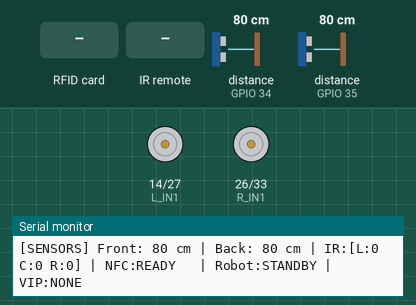
The sketch below on a simulated ESP32. On the bench: motor-driver pin pairs drawn as motors (green arrow = first pin HIGH = forward, orange = second pin HIGH = backward, longer = more drive, scaled by the enable pin), the last lines printed to the serial monitor. Wiring (inferred from the names in the program): 2 × ultrasonic range finder: trigger GPIO 18, echo GPIO 34 / trigger GPIO 19, echo GPIO 35; 3 × IR receiver: data GPIO 22 / data GPIO 23 / data GPIO 32. The test bench sets the inputs (shaded band); at power-on: distance to the obstacle (sensors on GPIO 34, GPIO 35) 80 cm. The echo pulse lasts 58.3 µs per cm; WiFi joins after 1.5 s; servers stay silent unless stated; uploads are accepted with an empty reply.

Above: at 3.3 s.
3.4 s: RFID card 53 D3 05 72 42 00 01 held to the reader
At 6.1 s:
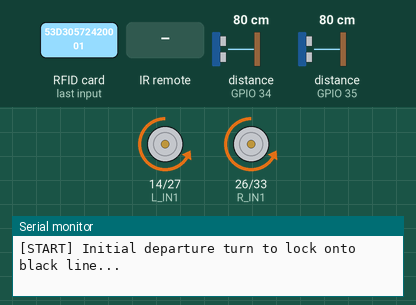
6.4 s: distance to the obstacle (sensor on GPIO 34) set to 2 cm
8.8 s: distance to the obstacle (sensor on GPIO 35) set to 2 cm
10.9 s: distance to the obstacle (sensor on GPIO 34) set to 18 cm
13.1 s: infrared code 0x00 received
At 13.5 s:
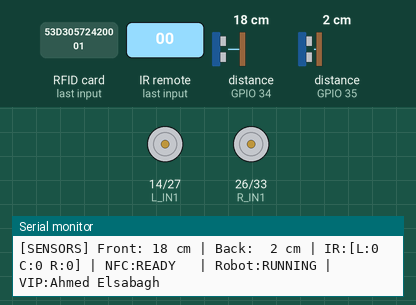
14.6 s: infrared code 0x00 received
At 14.9 s:
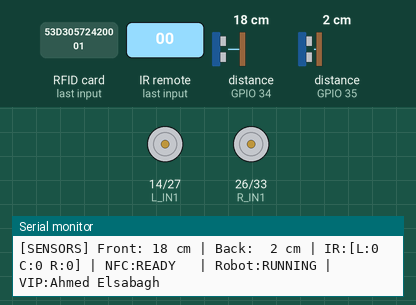
Timing chart, 0 to 17.1 s (numbered marks = the images above; inputs shaded):
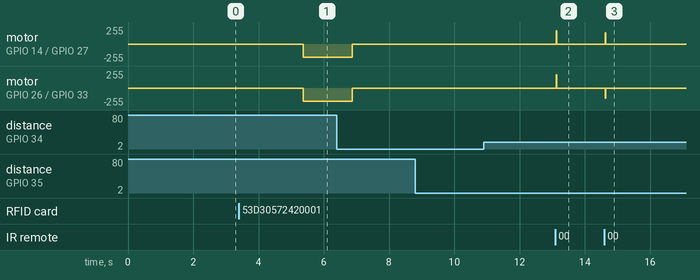

Measured:
- after the input at 3.4 s, motor on GPIO 14 (L_IN1) / GPIO 27 (L_IN2), motor on GPIO 26 (R_IN1) / GPIO 33 (R_IN2): stopped → backward 200/255 after 2.0 s
- after the input at 13.1 s, motor on GPIO 14 (L_IN1) / GPIO 27 (L_IN2), motor on GPIO 26 (R_IN1) / GPIO 33 (R_IN2): stopped → forward 200/255 at once, → stopped 0.01 s later
- after the input at 14.6 s, motor on GPIO 14 (L_IN1) / GPIO 27 (L_IN2): stopped → forward 170/255 at once, → stopped 0.02 s later; motor on GPIO 26 (R_IN1) / GPIO 33 (R_IN2): stopped → backward 150/255 at once, → stopped 0.02 s later

The sketch:

VIP_Humanoid_ESP32_WiFi.ino
```cpp
#include <Arduino.h>
#include <WiFi.h>
#include <HTTPClient.h>
#include <ESPmDNS.h>
#include <SPI.h>
#include <MFRC522.h>

// ======================================================================================
// 1. WI-FI & SERVER TELEMETRY CONFIGURATION
// ======================================================================================
const char* WIFI_SSID       = "Ali";                 // Hotspot name
const char* WIFI_PASSWORD   = "12345679";            // Hotspot password
const char* AURA_AUTH_TOKEN = "AURA-EJUST-VIP-2026-TOKEN";

const char* SERVER_BASE_URL = "http://10.103.194.178:8080";
String currentServerUrl     = SERVER_BASE_URL;

// ======================================================================================
// 2. PIN DEFINITIONS (EXACT USER HARDWARE MATCH)
// ======================================================================================

// ---------- IR SENSORS ----------
#define IR_L 32
#define IR_C 23  // Middle sensor for the perfect black tape
#define IR_R 22

// ---------- L293D / L298N MOTOR DRIVER ----------
#define L_IN1 14
#define L_IN2 27
#define L_EN  25

#define R_IN1 26
#define R_IN2 33
#define R_EN  13

// Backward-compatibility aliases
#define IN1 L_IN1
#define IN2 L_IN2
#define IN3 R_IN1
#define IN4 R_IN2

// ---------- FRONT ULTRASONIC ----------
#define F_TRIG 18
#define F_ECHO 34

// ---------- REAR ULTRASONIC ----------
#define B_TRIG 19
#define B_ECHO 35

// ---------- MFRC522 RC522 RFID READER ----------
#define NFC_SS_PIN    5     // RC522 SDA / SS -> D5
#define NFC_RST_PIN   2     // RC522 RST      -> D2
#define NFC_SCK_PIN   15    // RC522 SCK      -> D15
#define NFC_MISO_PIN  16    // RC522 MISO     -> RX2
#define NFC_MOSI_PIN  17    // RC522 MOSI     -> TX2

// ======================================================================================
// 3. SETTINGS & KINEMATICS (PROVEN PERFECT VALUES)
// ======================================================================================
#define ON_LINE           LOW  // 1 on Black Tape, 0 on White Floor (LOW = Detected)
#define L_SPEED           170  // Reduced speed for faster left motor
#define R_SPEED           150  // Higher speed for slower right motor
#define SPEED             200  // General forward reference
#define TURN_SPEED        200  // Turning speed
#define TIME_SPIN_90      1500 // Calibrate for the initial departure turn
#define TIME_SPIN_180     3000 // Estimated from 160-degree result at 1500 ms; calibrate on floor
#define TIME_PIVOT_90     1500 // Initial estimate: half the 180-degree pivot time
#define THEATRE_WAIT_MS   10000// Wait 10 seconds at the theatre
#define MARKER_CONFIRM_MS 50   // Require all three IR sensors on black briefly
#define OBSTACLE_DISTANCE 15   // Emergency stop distance in cm

// ======================================================================================
// 4. REGISTERED VIP GUEST CARDS TABLE (Sheet2 + Official Replacements)
// ======================================================================================
struct VIPCard {
  const char* code;
  const char* name;
  uint8_t id;
};

const VIPCard VIP_CARDS[] = {
  {"53D30572420001", "Ahmed Elsabagh", 1},
  {"53D80572420001", "Amr Eltawil", 2},
  {"53DA0572420001", "Fukoda", 3},
  {"53D90572420001", "Haitham El-Hussieny", 4},
  {"53DB0572420001", "Maha Elsabrouty", 5},
  {"53C80572420001", "Ahmed M.R. Fath EL-Bab", 6},
  {"53C30572420001", "Ayman Nada", 7},
  {"53C10572420001", "Sameh Sherif", 8},
  {"53C90572420001", "Mohamed Nasef", 9},
  {"53C20572420001", "Wael Khaireldin", 10},
  {"53CA0572420001", "Mohamed Gouda", 11},
  {"53BB0572420001", "Mohamed Adel", 12},
  {"53D00572420001", "Ahmed Abd El-Malek", 13},
  {"53D10572420001", "Marwan Yasser",  14},
  // Fallbacks
  {"53B80572420001", "VIP Guest 14", 14},
  {"53B90572420001", "VIP Guest 15", 15},
  {"53BA0572420001", "VIP Guest 16", 16},
  {"53C00572420001", "VIP Guest 17", 17},
  {"53CB0572420001", "VIP Guest 18", 18},
  {"53D10572420001", "VIP Guest 19", 19},
  {"53D20572420001", "VIP Guest 20", 20},
  {"53E00572420001", "VIP Guest 21", 21}
};
const int TOTAL_VIP_CARDS = sizeof(VIP_CARDS) / sizeof(VIP_CARDS[0]);

MFRC522 rfid(NFC_SS_PIN, NFC_RST_PIN);

bool robotRunning = false;
bool firstDeparture = true;
bool markerArmed = false;
unsigned long markerCandidateSince = 0;
bool nextMarkerTurns = true; // Alternate: first marker = 180 turn, next marker = stop, repeat

enum TripState {
  GOING_TO_THEATRE,
  RETURNING_TO_START
};
TripState tripState = GOING_TO_THEATRE;
int activeGuestId = 0;
String activeGuestName = "NONE";
String activeCardUid = "NONE";
unsigned long lastNfcScanTime = 0;
unsigned long lastTelemetryTime = 0;

String normalizeUid(const String& raw) {
  String clean = "";
  for (size_t i = 0; i < raw.length(); i++) {
    char c = raw[i];
    if (c != ':' && c != '-' && c != ' ') {
      clean += (char)toupper(c);
    }
  }
  return clean;
}

// ======================================================================================
// 5. MOTOR CONTROL (Tested L298N + Right Motor Polarity Reversed)
// ======================================================================================

// Apply separate speeds to compensate for faster left motor
void setSpeed() {
  analogWrite(L_EN, L_SPEED);
  analogWrite(R_EN, R_SPEED);
}

// Apply turn speeds
void setTurnSpeed() {
  analogWrite(L_EN, TURN_SPEED);
  analogWrite(R_EN, TURN_SPEED);
}

// Stop both motors
void stopMotors() {
  digitalWrite(L_IN1, LOW);
  digitalWrite(L_IN2, LOW);

  digitalWrite(R_IN1, LOW);
  digitalWrite(R_IN2, LOW);

  analogWrite(L_EN, 0);
  analogWrite(R_EN, 0);
}

// Alias for stop()
void stop() {
  stopMotors();
}

void stopRobot() {
  stopMotors();
}

// Forward: both wheels drive forward straight
void forward() {
  setSpeed();

  digitalWrite(L_IN1, HIGH);
  digitalWrite(L_IN2, LOW);

  // Reversed right motor: LOW / HIGH drives forward
  digitalWrite(R_IN1, LOW);
  digitalWrite(R_IN2, HIGH);
}

// Backward: both wheels drive backward safely
void backward() {
  setSpeed();

  digitalWrite(L_IN1, LOW);
  digitalWrite(L_IN2, HIGH);

  // Reversed right motor: HIGH / LOW drives backward
  digitalWrite(R_IN1, HIGH);
  digitalWrite(R_IN2, LOW);
}

// Turn right: Left wheel forward, Right wheel backward
void right() {
  setTurnSpeed();

  digitalWrite(L_IN1, HIGH);
  digitalWrite(L_IN2, LOW);

  // Reversed right motor: HIGH / LOW drives backward
  digitalWrite(R_IN1, HIGH);
  digitalWrite(R_IN2, LOW);
}

// Turn left: Left wheel backward, Right wheel forward
void left() {
  setTurnSpeed();

  digitalWrite(L_IN1, LOW);
  digitalWrite(L_IN2, HIGH);

  // Reversed right motor: LOW / HIGH drives forward
  digitalWrite(R_IN1, LOW);
  digitalWrite(R_IN2, HIGH);
}

// Pivot in place 180 degrees: left wheel backward, right wheel forward.
void spin180() {
  setTurnSpeed();
  digitalWrite(L_IN1, LOW);
  digitalWrite(L_IN2, HIGH);
  digitalWrite(R_IN1, LOW);
  digitalWrite(R_IN2, HIGH);
}

// Pivot left in place for approximately 90 degrees to lock onto line.
void spinLeft90InPlace() {
  setTurnSpeed();
  digitalWrite(L_IN1, LOW);
  digitalWrite(L_IN2, HIGH);
  digitalWrite(R_IN1, LOW);
  digitalWrite(R_IN2, HIGH);
  delay(TIME_PIVOT_90);
  stopMotors();
}

// ======================================================================================
// 6. ULTRASONIC DISTANCE
// ======================================================================================
int distanceCM(int trig, int echo) {
  digitalWrite(trig, LOW);
  delayMicroseconds(2);

  digitalWrite(trig, HIGH);
  delayMicroseconds(10);
  digitalWrite(trig, LOW);

  unsigned long duration = pulseIn(echo, HIGH, 12000);

  if (duration == 0) {
    return 999;  // No echo detected
  }

  return duration / 58;
}

// ======================================================================================
// 7. WI-FI TELEMETRY TO LOCAL RELAY BRIDGE & AURA PHONE SCREEN
// ======================================================================================
void postTelemetry(const String& event, const String& extraJson = "") {
  if (WiFi.status() != WL_CONNECTED) return;

  int frontDist = distanceCM(F_TRIG, F_ECHO);
  int backDist  = distanceCM(B_TRIG, B_ECHO);

  bool L = digitalRead(IR_L) == ON_LINE;
  bool C = digitalRead(IR_C) == ON_LINE;
  bool R = digitalRead(IR_R) == ON_LINE;
  String irStr = String(L ? "1" : "0") + String(C ? "1" : "0") + String(R ? "1" : "0");

  String rState = robotRunning ? (tripState == GOING_TO_THEATRE ? "ESCORTING" : "RETURNING") : "STANDBY";

  String payload = "{\"token\":\"" + String(AURA_AUTH_TOKEN) +
                   "\",\"event\":\"" + event +
                   "\",\"state\":\"" + rState +
                   "\",\"dist\":" + String(frontDist) +
                   ",\"back_dist\":" + String(backDist) +
                   ",\"ir\":\"" + irStr + "\"" +
                   ",\"uid\":\"" + activeCardUid + "\"" +
                   ",\"guest\":\"" + activeGuestName + "\"" +
                   ",\"name\":\"" + activeGuestName + "\"" +
                   extraJson + "}";

  HTTPClient http;
  http.begin(currentServerUrl + "/api/esp32/telemetry");
  http.addHeader("Content-Type", "application/json");
  http.setTimeout(120); // Fast timeout so it never blocks motor loop
  http.POST(payload);
  http.end();
}

// ======================================================================================
// 8. NFC CARD SCAN (START TRIGGER)
// ======================================================================================
bool checkNfcTap() {
  if (!rfid.PICC_IsNewCardPresent()) return false;
  if (!rfid.PICC_ReadCardSerial()) return false;

  unsigned long now = millis();
  if (now - lastNfcScanTime < 1500) return false;
  lastNfcScanTime = now;

  String uidStr = "";
  for (byte i = 0; i < rfid.uid.size; i++) {
    if (rfid.uid.uidByte[i] < 0x10) uidStr += "0";
    uidStr += String(rfid.uid.uidByte[i], HEX);
  }
  uidStr.toUpperCase();
  activeCardUid = uidStr;

  rfid.PICC_HaltA();
  rfid.PCD_StopCrypto1();

  String formattedUid = "";
  for (size_t i = 0; i < uidStr.length(); i++) {
    formattedUid += uidStr[i];
    if (i % 2 == 1 && i < uidStr.length() - 1) formattedUid += ":";
  }

  Serial.println("\n=======================================================");
  Serial.printf(">>> [NFC SCANNED] Card UID: %s (%s)\n", formattedUid.c_str(), uidStr.c_str());

  int matchedIdx = -1;
  for (int i = 0; i < TOTAL_VIP_CARDS; i++) {
    if (uidStr.equalsIgnoreCase(normalizeUid(VIP_CARDS[i].code))) {
      matchedIdx = i;
      break;
    }
  }

  if (matchedIdx >= 0) {
    activeGuestId = VIP_CARDS[matchedIdx].id;
    activeGuestName = VIP_CARDS[matchedIdx].name;
    Serial.printf(">>> [VIP VERIFIED] Welcome %s (Guest ID: %d)!\n", activeGuestName.c_str(), activeGuestId);
    Serial.println("=======================================================\n");

    // Instantly notify AURA Phone WebApp so AI Face greets the guest by name!
    postTelemetry("NFC_TAP", ",\"valid\":true,\"id\":" + String(activeGuestId) + ",\"name\":\"" + activeGuestName + "\"");
    return true;
  } else {
    Serial.printf(">>> [NFC UNKNOWN] Unregistered Card: %s\n", formattedUid.c_str());
    Serial.println("=======================================================\n");
    postTelemetry("NFC_TAP", ",\"valid\":false,\"reason\":\"UNREGISTERED\"");
    return false;
  }
}

// ======================================================================================
// 9. SETUP
// ======================================================================================
void setup() {
  Serial.begin(115200);
  delay(200);

  Serial.println("\n=======================================================");
  Serial.println("  AURA-EJUST LINE FOLLOWER & VIP ESCORT (WI-FI EDITION)");
  Serial.println("=======================================================");

  // Initialize IR Sensors
  pinMode(IR_L, INPUT);
  pinMode(IR_C, INPUT);
  pinMode(IR_R, INPUT);

  // Initialize Motors
  pinMode(L_IN1, OUTPUT);
  pinMode(L_IN2, OUTPUT);
  pinMode(L_EN, OUTPUT);

  pinMode(R_IN1, OUTPUT);
  pinMode(R_IN2, OUTPUT);
  pinMode(R_EN, OUTPUT);

  stop();

  // Initialize Ultrasonics
  pinMode(F_TRIG, OUTPUT);
  pinMode(F_ECHO, INPUT);

  pinMode(B_TRIG, OUTPUT);
  pinMode(B_ECHO, INPUT);

  stop();

  // Initialize NFC Reader
  pinMode(NFC_RST_PIN, OUTPUT);
  digitalWrite(NFC_RST_PIN, LOW);
  delay(20);
  digitalWrite(NFC_RST_PIN, HIGH);
  delay(50);

  SPI.end();
  SPI.begin(NFC_SCK_PIN, NFC_MISO_PIN, NFC_MOSI_PIN, NFC_SS_PIN);
  rfid.PCD_Init();
  delay(20);
  rfid.PCD_SetAntennaGain(MFRC522::RxGain_max);

  byte nfcVer = rfid.PCD_ReadRegister(MFRC522::VersionReg);
  Serial.println("\n--- HARDWARE SENSOR HEALTH CHECK ---");
  Serial.printf("  Front Ultrasonic (Trig %d, Echo %d) : %d cm\n", F_TRIG, F_ECHO, distanceCM(F_TRIG, F_ECHO));
  Serial.printf("  Back Ultrasonic  (Trig %d, Echo %d) : %d cm\n", B_TRIG, B_ECHO, distanceCM(B_TRIG, B_ECHO));
  Serial.printf("  IR Left   (Pin %d) : %d (%s)\n", IR_L, (digitalRead(IR_L) == ON_LINE), (digitalRead(IR_L) == ON_LINE) ? "TAPE (1)" : "OFF (0)");
  Serial.printf("  IR Center (Pin %d) : %d (%s)\n", IR_C, (digitalRead(IR_C) == ON_LINE), (digitalRead(IR_C) == ON_LINE) ? "TAPE (1)" : "OFF (0)");
  Serial.printf("  IR Right  (Pin %d) : %d (%s)\n", IR_R, (digitalRead(IR_R) == ON_LINE), (digitalRead(IR_R) == ON_LINE) ? "TAPE (1)" : "OFF (0)");
  Serial.printf("  NFC Reader (SDA %d): %s (Version: 0x%02X)\n", NFC_SS_PIN, (nfcVer == 0x00 || nfcVer == 0xFF) ? "OFFLINE" : "READY", nfcVer);
  Serial.println("------------------------------------\n");

  // Connect to Wi-Fi Hotspot
  Serial.printf("[WI-FI] Connecting to SSID: %s\n", WIFI_SSID);
  WiFi.mode(WIFI_STA);
  WiFi.setAutoReconnect(true);
  WiFi.persistent(true);
  WiFi.begin(WIFI_SSID, WIFI_PASSWORD);

  int attempts = 0;
  while (WiFi.status() != WL_CONNECTED && attempts < 25) {
    delay(300);
    Serial.print(".");
    attempts++;
  }

  if (WiFi.status() == WL_CONNECTED) {
    Serial.println("\n[WI-FI] Connected successfully!");
    Serial.printf("[WI-FI] ESP32 IP Address: %s\n", WiFi.localIP().toString().c_str());

    if (MDNS.begin("aura-robot")) {
      IPAddress pcIP = MDNS.queryHost("Ali-Mohamed", 1500);
      if (pcIP != INADDR_NONE) {
        currentServerUrl = "http://" + pcIP.toString() + ":8080";
        Serial.printf("[mDNS] Found Laptop at %s!\n", currentServerUrl.c_str());
      }
    }
    Serial.printf("[WI-FI] Gateway Bridge: %s\n", currentServerUrl.c_str());
    postTelemetry("ONLINE", ",\"ip\":\"" + WiFi.localIP().toString() + "\"");
  } else {
    Serial.println("\n[WI-FI NOTICE] Wi-Fi not connected. Continuing autonomously offline...");
  }

  Serial.println("=======================================================");
  Serial.println("  STANDBY: Scan VIP Card on Reader to Start Escort!");
  Serial.println("=======================================================\n");

  robotRunning = false;
}

// ======================================================================================
// 10. MAIN LOOP: ALTERNATE ENDPOINT ACTIONS + LIVE STREAM TELEMETRY
// At every confirmed crossbar, alternate between a 180-degree turn and stopping for NFC.
// One continuous line is used in both directions.
// ======================================================================================
void loop() {
  unsigned long now = millis();

  // Non-blocking Wi-Fi auto-reconnect check (every 5 seconds)
  static unsigned long lastWifiCheck = 0;
  if (now - lastWifiCheck > 5000) {
    lastWifiCheck = now;
    if (WiFi.status() != WL_CONNECTED) {
      WiFi.reconnect();
    }
  }

  // Stream Live Telemetry to AURA Phone Screen & Serial Monitor (every 300 ms)
  static unsigned long lastTelemetry = 0;
  if (now - lastTelemetry >= 300) {
    lastTelemetry = now;

    int fDist = distanceCM(F_TRIG, F_ECHO);
    int bDist = distanceCM(B_TRIG, B_ECHO);
    bool L = digitalRead(IR_L) == ON_LINE;
    bool C = digitalRead(IR_C) == ON_LINE;
    bool R = digitalRead(IR_R) == ON_LINE;
    byte v = rfid.PCD_ReadRegister(MFRC522::VersionReg);
    const char* nfcStatus = (v == 0x00 || v == 0xFF) ? "OFFLINE" : "READY";

    Serial.printf("[SENSORS] Front:%3d cm | Back:%3d cm | IR:[L:%d C:%d R:%d] | NFC:%-7s | Robot:%-7s | VIP:%s\n",
                  fDist, bDist, L ? 1 : 0, C ? 1 : 0, R ? 1 : 0,
                  nfcStatus, robotRunning ? "RUNNING" : "STANDBY", activeGuestName.c_str());

    // Send HTTP JSON packet to Laptop Bridge -> Phone Screen HUD
    postTelemetry("HEARTBEAT");
  }

  // At the entrance, wait for a valid card. After each completed return trip,
  // the robot pivots left 90 degrees before entering standby.
  if (!robotRunning) {
    stop();
    if (checkNfcTap()) {
      Serial.printf("[START] VIP %s verified. Starting trip.\n", activeGuestName.c_str());
      delay(1500);

      if (firstDeparture) {
        if (digitalRead(IR_C) == ON_LINE) {
          Serial.println("[START] Robot already positioned on the black line! Proceeding directly...");
        } else {
          // Initial departure turn to lock onto the line if starting from greeting pose
          Serial.println("[START] Initial departure turn to lock onto black line...");
          unsigned long t0 = millis();
          left();
          while (millis() - t0 < TIME_SPIN_90) {
            if (millis() - t0 > 200 && digitalRead(IR_C) == ON_LINE) break;
            delay(10);
          }
          stop();
          delay(250);
        }
        firstDeparture = false;
      } else {
        // On the second and every later departure, pivot left 90 degrees
        // immediately after the valid NFC scan and before line-following starts.
        Serial.println("[START] Second/subsequent cycle: pivoting left 90 degrees before departure...");
        spinLeft90InPlace();
        delay(250);
      }

      // The first crossbar reached while moving is the theatre: turn around there.
      // The next crossbar is the start: stop and wait for the next guest.
      nextMarkerTurns = true;
      tripState = GOING_TO_THEATRE;
      markerArmed = false;
      markerCandidateSince = 0;
      robotRunning = true;
      Serial.println("[RUNNING] Following line; endpoint actions will alternate TURN, STOP, TURN, STOP...");
      postTelemetry("STATUS", ",\"action\":\"ESCORTING\"");
    }
    delay(10);
    return;
  }

  // Safety stop for a nearby obstacle. Trip remains active and resumes when clear.
  if (distanceCM(F_TRIG, F_ECHO) < OBSTACLE_DISTANCE) {
    stop();
    postTelemetry("OBSTACLE");
    return;
  }

  bool L = digitalRead(IR_L) == ON_LINE;
  bool C = digitalRead(IR_C) == ON_LINE;
  bool R = digitalRead(IR_R) == ON_LINE;
  bool allBlack = L && C && R;

  // Lockout after startup/turning: move clear of the same crossbar before re-arming.
  if (!markerArmed) {
    if (!allBlack) {
      markerArmed = true;
      markerCandidateSince = 0;
    } else {
      forward();
      delay(10);
      return;
    }
  }

  // Confirm all three sensors on black long enough to avoid reacting to a brief reading.
  if (allBlack) {
    if (markerCandidateSince == 0) markerCandidateSince = millis();

    if (millis() - markerCandidateSince >= MARKER_CONFIRM_MS) {
      markerCandidateSince = 0;
      stop();

      if (nextMarkerTurns) {
        Serial.println("[ENDPOINT] Crossbar detected. Pivoting 180 degrees...");
        postTelemetry("ARRIVED", ",\"dest\":\"Theatre Endpoint\"");
        spin180();
        delay(TIME_SPIN_180);
        stop();
        delay(250);

        // Alternate the next confirmed crossbar to STOP.
        nextMarkerTurns = false;
        tripState = (tripState == GOING_TO_THEATRE) ? RETURNING_TO_START : GOING_TO_THEATRE;
        markerArmed = false; // Prevent re-triggering on the same crossbar after pivoting.
        Serial.println("[TURN COMPLETE] Continuing along the same line in the opposite direction.");
        postTelemetry("STATUS", ",\"action\":\"RETURNING\"");
      } else {
        Serial.println("[ENDPOINT] Entrance crossbar detected. Pivoting left 90 degrees before standby...");
        stop();
        delay(250);
        spinLeft90InPlace();  // 90-degree left turn at the end of the return phase
        delay(250);

        // Enter standby only after completing the endpoint 90-degree turn.
        robotRunning = false;
        nextMarkerTurns = true; // Next trip's theatre endpoint will pivot 180 degrees.
        markerArmed = false;
        Serial.println("[STANDBY] Startpoint reached; 90-degree left turn complete. Scan a registered card to begin the next departure.\n");
        postTelemetry("ARRIVED", ",\"dest\":\"Entrance Startpoint\"");
      }
      return;
    }

    // Creep forward while confirming the marker.
    forward();
    delay(10);
    return;
  } else {
    markerCandidateSince = 0;
  }

  // Normal three-sensor line following.
  if (!L && C && !R) {
    forward();
  } else if (L && !R) {
    left();
  } else if (R && !L) {
    right();
  } else if (!L && !C && !R) {
    stop(); // Lost line: do not drive blindly.
  } else {
    forward();
  }

  delay(10);
}
```
